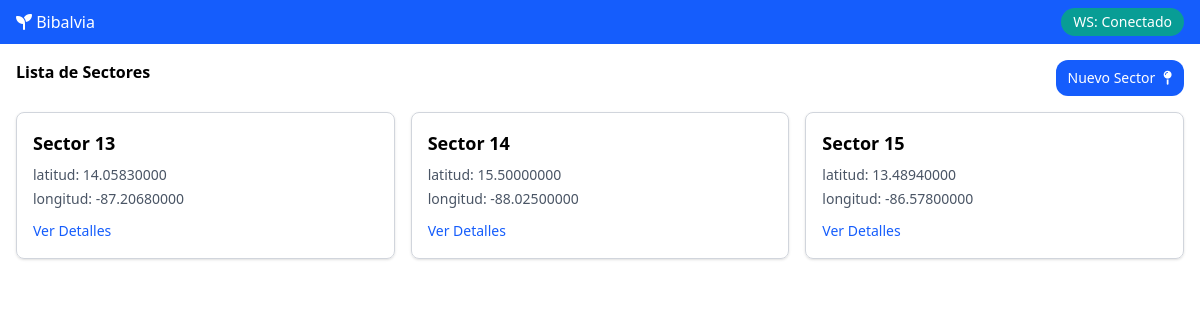
Before: / with the older database file.
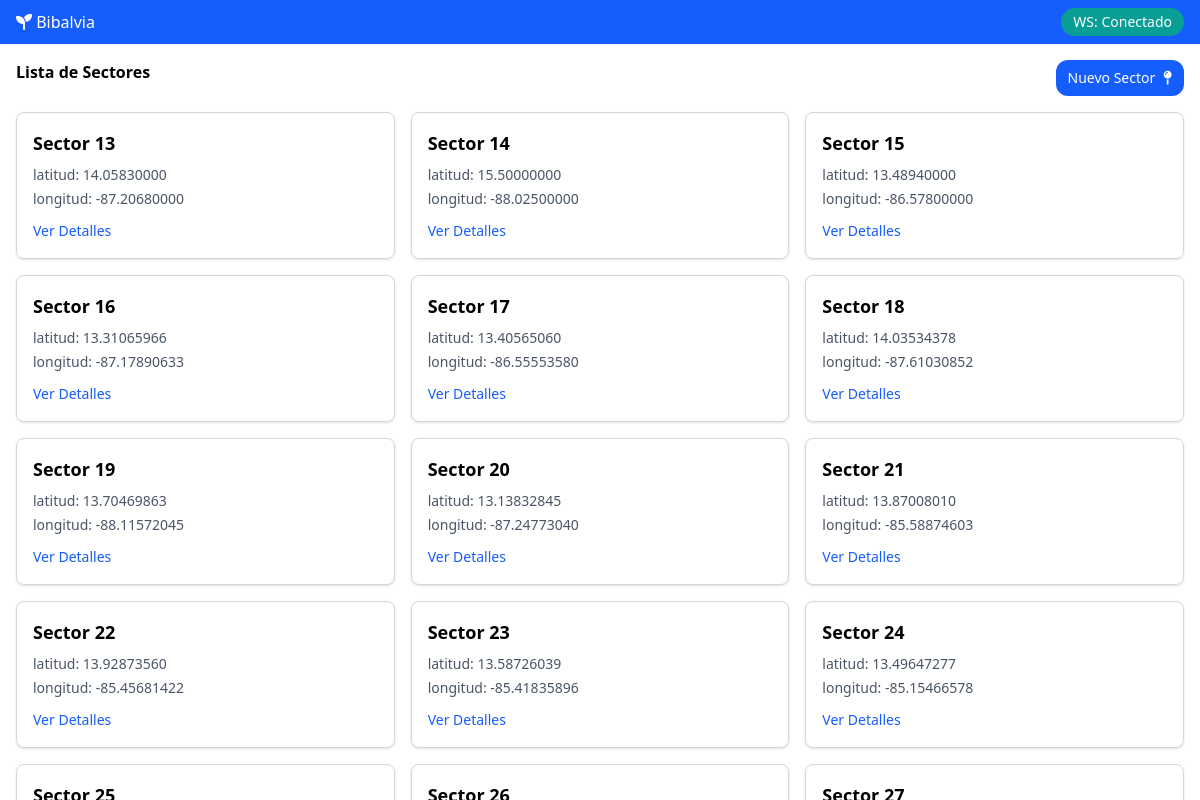
After: the same page with the newer database file.
### dashboard/models.py (models this page shows, shortened)
class Sector(models.Model):
    latitud = models.DecimalField(
        max_digits=10,
        decimal_places=8,
        validators=[MinValueValidator(-90), MaxValueValidator(90)]
    )
    longitud = models.DecimalField(
        max_digits=11,
        decimal_places=8,
        validators=[MinValueValidator(-180), MaxValueValidator(180)]
    )
    class Meta:
        verbose_name = "Sector"
        verbose_name_plural = "Sectores"
        ordering = ['id']
        indexes = [
            models.Index(fields=['latitud', 'longitud']),
        ]

### dashboard/views.py (the view)
# urls.py: 2. Add a URL to urlpatterns:  path('', views.home, name='home')
def home(request):
    sectores = Sector.objects.all()
    context = {
        'sectores': sectores,
    }
    toast = request.GET.get('toast')
    toast_tipo = request.GET.get('toast_tipo', 'success')
    if toast:
        context['toast'] = toast
        context['toast_tipo'] = toast_tipo
    return render(request, 'dashboard/home.html', context)

### dashboard/templates/dashboard/home.html (shortened to what this page needs)
{% extends "base.html" %}
{% block content %}
<div class="m-4">
    <section class="flex justify-between">
        <span class="font-semibold">Lista de Sectores</span>
        <a href="{% url 'sector_create' %}">
            <button
                class="rounded-xl text-sm flex items-center gap-2 bg-blue-600 text-white hover:bg-blue-500 active:bg-blue-700 transition-transform px-3 py-2">
                Nuevo Sector
                <i class="fa-solid fa-map-pin"></i>
            </button>
        </a>
    </section>
    {% if sectores %}
    <section class="grid grid-cols-1 md:grid-cols-2 lg:grid-cols-3 gap-4 mt-4">
        {% for sector in sectores %}
        <div class="border border-gray-300 rounded-lg p-4 shadow-sm hover:shadow-md transition-shadow">
            <h2 class="text-lg font-semibold mb-2">Sector {{ sector.id }}</h2>
            <p class="text-sm text-gray-600 mb-1">latitud: {{ sector.latitud }}</p>
            <p class="text-sm text-gray-600">longitud: {{ sector.longitud }}</p>
            <a href="{% url 'sector_detail' sector.id %}"
                class="mt-3 inline-block text-blue-600 hover:underline text-sm">Ver Detalles</a>
        </div>
        {% endfor %}
    </section>
    {% endif %}
</div>
{% endblock %}

### templates/base.html (shortened to what this page needs)
<!DOCTYPE html>
<html lang="en">
<head>
    {% load static %}
    <link rel="stylesheet" href="{% static 'dist/styles.css' %}">
    <link rel="stylesheet" href="https://cdnjs.cloudflare.com/ajax/libs/font-awesome/6.4.0/css/all.min.css">
    <link rel="stylesheet" href="https://unpkg.com/leaflet@1.9.4/dist/leaflet.css" />
</head>
<body class="flex flex-col h-screen">
    {% block navbar %}
    <nav class="px-4 py-2 bg-blue-600 text-white flex justify-between items-center shrink-0">
        <a href="{% url 'home' %}"><i class="fa-solid fa-seedling"></i> Bibalvia</a>
        <span class="text-sm px-3 py-1 rounded-full bg-green-500/60 w-max">WS: Conectado </span>
    </nav>
    {% endblock %}
    <div class="flex-1 sm:overflow-hidden" id="content">
        {% block content %}{% endblock %}
    </div>
</body>
</html>

Changed rows visible on the page:
added Sector: id "16", latitud "13.31065966", longitud "-87.17890633"
added Sector: id "17", latitud "13.40565060", longitud "-86.55553580"
added Sector: id "18", latitud "14.03534378", longitud "-87.61030852"
added Sector: id "19", latitud "13.70469863", longitud "-88.11572045"
added Sector: id "20", latitud "13.13832845", longitud "-87.24773040"
added Sector: id "21", latitud "13.87008010", longitud "-85.58874603"
added Sector: id "22", latitud "13.92873560", longitud "-85.45681422"
added Sector: id "23", latitud "13.58726039", longitud "-85.41835896"
added Sector: id "24", latitud "13.49647277", longitud "-85.15466578"
